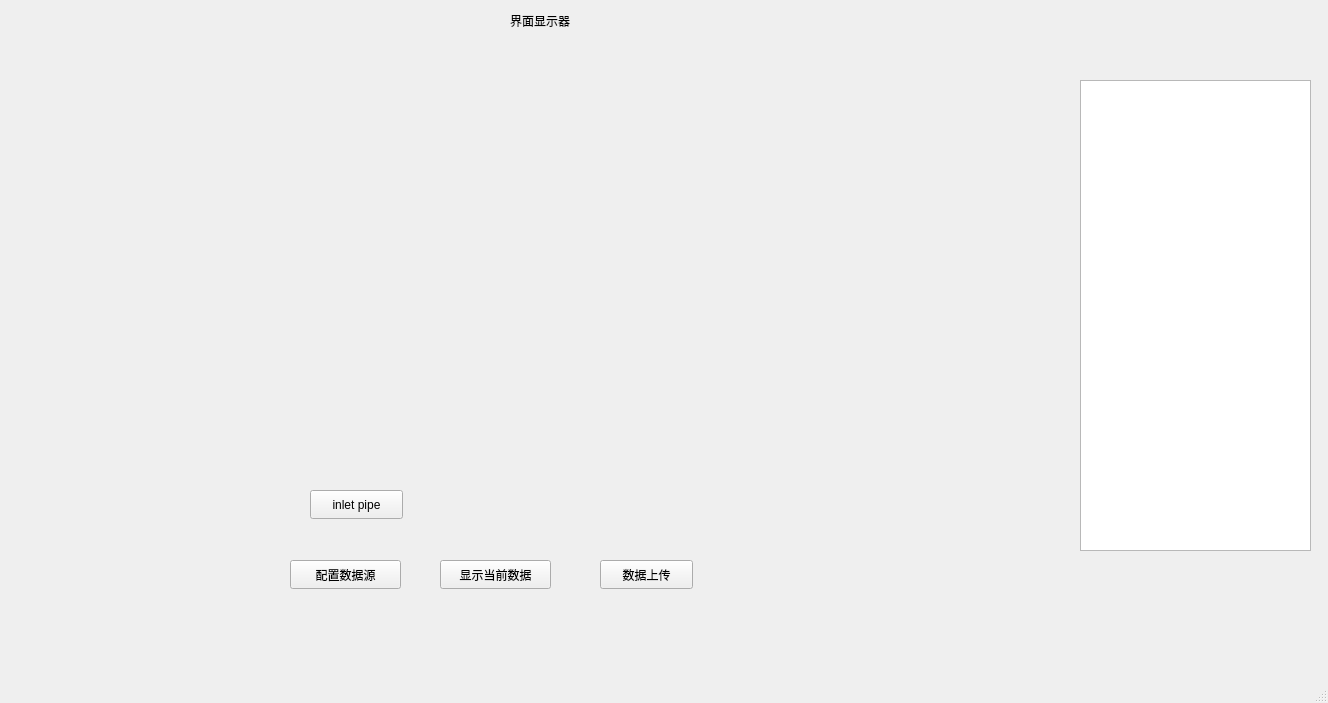
<?xml version="1.0" encoding="UTF-8"?>
<ui version="4.0">
 <class>MainWindow</class>
 <widget class="QMainWindow" name="MainWindow">
  <property name="geometry">
   <rect>
    <x>0</x>
    <y>0</y>
    <width>1328</width>
    <height>703</height>
   </rect>
  </property>
  <property name="windowTitle">
   <string>MainWindow</string>
  </property>
  <widget class="QWidget" name="centralwidget">
   <widget class="QLabel" name="label">
    <property name="geometry">
     <rect>
      <x>510</x>
      <y>10</y>
      <width>81</width>
      <height>21</height>
     </rect>
    </property>
    <property name="text">
     <string>界面显示器</string>
    </property>
   </widget>
   <widget class="QPushButton" name="showButton">
    <property name="geometry">
     <rect>
      <x>440</x>
      <y>560</y>
      <width>111</width>
      <height>29</height>
     </rect>
    </property>
    <property name="text">
     <string>显示当前数据</string>
    </property>
   </widget>
   <widget class="QPushButton" name="uploadButton">
    <property name="geometry">
     <rect>
      <x>600</x>
      <y>560</y>
      <width>93</width>
      <height>29</height>
     </rect>
    </property>
    <property name="text">
     <string>数据上传</string>
    </property>
   </widget>
   <widget class="QPushButton" name="inlet_pipe">
    <property name="geometry">
     <rect>
      <x>310</x>
      <y>490</y>
      <width>93</width>
      <height>29</height>
     </rect>
    </property>
    <property name="text">
     <string>inlet pipe</string>
    </property>
   </widget>
   <widget class="QListWidget" name="listWidget">
    <property name="geometry">
     <rect>
      <x>1080</x>
      <y>80</y>
      <width>231</width>
      <height>471</height>
     </rect>
    </property>
   </widget>
   <widget class="QLabel" name="label_show">
    <property name="geometry">
     <rect>
      <x>50</x>
      <y>50</y>
      <width>1021</width>
      <height>431</height>
     </rect>
    </property>
    <property name="styleSheet">
     <string notr="true">background-image: url(:/new/prefix1/ppt.png)url(:/new/prefix1/ppt.png)</string>
    </property>
    <property name="text">
     <string/>
    </property>
   </widget>
   <widget class="ToolTipWidget" name="temp1" native="true">
    <property name="geometry">
     <rect>
      <x>440</x>
      <y>130</y>
      <width>16</width>
      <height>16</height>
     </rect>
    </property>
   </widget>
   <widget class="ToolTipWidget" name="temp2" native="true">
    <property name="geometry">
     <rect>
      <x>540</x>
      <y>130</y>
      <width>16</width>
      <height>16</height>
     </rect>
    </property>
   </widget>
   <widget class="ToolTipWidget" name="temp3" native="true">
    <property name="geometry">
     <rect>
      <x>660</x>
      <y>130</y>
      <width>16</width>
      <height>16</height>
     </rect>
    </property>
   </widget>
   <widget class="ToolTipWidget" name="temp4" native="true">
    <property name="geometry">
     <rect>
      <x>800</x>
      <y>160</y>
      <width>20</width>
      <height>20</height>
     </rect>
    </property>
   </widget>
   <widget class="ToolTipWidget" name="temp5" native="true">
    <property name="geometry">
     <rect>
      <x>810</x>
      <y>350</y>
      <width>16</width>
      <height>16</height>
     </rect>
    </property>
   </widget>
   <widget class="ToolTipWidget" name="temp6" native="true">
    <property name="geometry">
     <rect>
      <x>660</x>
      <y>400</y>
      <width>16</width>
      <height>16</height>
     </rect>
    </property>
   </widget>
   <widget class="ToolTipWidget" name="temp7" native="true">
    <property name="geometry">
     <rect>
      <x>860</x>
      <y>230</y>
      <width>16</width>
      <height>16</height>
     </rect>
    </property>
   </widget>
   <widget class="ToolTipWidget" name="temp8" native="true">
    <property name="geometry">
     <rect>
      <x>860</x>
      <y>250</y>
      <width>16</width>
      <height>16</height>
     </rect>
    </property>
   </widget>
   <widget class="ToolTipWidget" name="temp9" native="true">
    <property name="geometry">
     <rect>
      <x>860</x>
      <y>270</y>
      <width>16</width>
      <height>16</height>
     </rect>
    </property>
   </widget>
   <widget class="ToolTipWidget" name="temp10" native="true">
    <property name="geometry">
     <rect>
      <x>860</x>
      <y>290</y>
      <width>16</width>
      <height>16</height>
     </rect>
    </property>
   </widget>
   <widget class="ToolTipWidget" name="stapre1" native="true">
    <property name="geometry">
     <rect>
      <x>170</x>
      <y>130</y>
      <width>16</width>
      <height>16</height>
     </rect>
    </property>
   </widget>
   <widget class="ToolTipWidget" name="stapre2" native="true">
    <property name="geometry">
     <rect>
      <x>260</x>
      <y>130</y>
      <width>16</width>
      <height>16</height>
     </rect>
    </property>
   </widget>
   <widget class="ToolTipWidget" name="stapre3" native="true">
    <property name="geometry">
     <rect>
      <x>350</x>
      <y>130</y>
      <width>16</width>
      <height>16</height>
     </rect>
    </property>
   </widget>
   <widget class="ToolTipWidget" name="stapre4" native="true">
    <property name="geometry">
     <rect>
      <x>560</x>
      <y>130</y>
      <width>16</width>
      <height>16</height>
     </rect>
    </property>
   </widget>
   <widget class="ToolTipWidget" name="stapre5" native="true">
    <property name="geometry">
     <rect>
      <x>640</x>
      <y>130</y>
      <width>16</width>
      <height>16</height>
     </rect>
    </property>
   </widget>
   <widget class="ToolTipWidget" name="stapre6" native="true">
    <property name="geometry">
     <rect>
      <x>800</x>
      <y>180</y>
      <width>20</width>
      <height>20</height>
     </rect>
    </property>
   </widget>
   <widget class="ToolTipWidget" name="stapre7" native="true">
    <property name="geometry">
     <rect>
      <x>810</x>
      <y>330</y>
      <width>16</width>
      <height>16</height>
     </rect>
    </property>
   </widget>
   <widget class="ToolTipWidget" name="stapre8" native="true">
    <property name="geometry">
     <rect>
      <x>640</x>
      <y>400</y>
      <width>16</width>
      <height>16</height>
     </rect>
    </property>
   </widget>
   <widget class="ToolTipWidget" name="stapre9" native="true">
    <property name="geometry">
     <rect>
      <x>880</x>
      <y>230</y>
      <width>16</width>
      <height>16</height>
     </rect>
    </property>
   </widget>
   <widget class="ToolTipWidget" name="stapre10" native="true">
    <property name="geometry">
     <rect>
      <x>880</x>
      <y>250</y>
      <width>16</width>
      <height>16</height>
     </rect>
    </property>
   </widget>
   <widget class="ToolTipWidget" name="stapre11" native="true">
    <property name="geometry">
     <rect>
      <x>880</x>
      <y>270</y>
      <width>16</width>
      <height>16</height>
     </rect>
    </property>
   </widget>
   <widget class="ToolTipWidget" name="stapre12" native="true">
    <property name="geometry">
     <rect>
      <x>880</x>
      <y>290</y>
      <width>16</width>
      <height>16</height>
     </rect>
    </property>
   </widget>
   <widget class="ToolTipWidget" name="dynapre1" native="true">
    <property name="geometry">
     <rect>
      <x>800</x>
      <y>200</y>
      <width>20</width>
      <height>20</height>
     </rect>
    </property>
   </widget>
   <widget class="ToolTipWidget" name="dynapre2" native="true">
    <property name="geometry">
     <rect>
      <x>810</x>
      <y>310</y>
      <width>20</width>
      <height>20</height>
     </rect>
    </property>
   </widget>
   <widget class="QPushButton" name="pushButtonConfig">
    <property name="geometry">
     <rect>
      <x>290</x>
      <y>560</y>
      <width>111</width>
      <height>29</height>
     </rect>
    </property>
    <property name="text">
     <string>配置数据源</string>
    </property>
   </widget>
   <zorder>label_show</zorder>
   <zorder>showButton</zorder>
   <zorder>uploadButton</zorder>
   <zorder>inlet_pipe</zorder>
   <zorder>listWidget</zorder>
   <zorder>temp1</zorder>
   <zorder>temp2</zorder>
   <zorder>label</zorder>
   <zorder>temp3</zorder>
   <zorder>temp4</zorder>
   <zorder>temp5</zorder>
   <zorder>temp6</zorder>
   <zorder>temp7</zorder>
   <zorder>temp8</zorder>
   <zorder>temp9</zorder>
   <zorder>temp10</zorder>
   <zorder>stapre1</zorder>
   <zorder>stapre2</zorder>
   <zorder>stapre3</zorder>
   <zorder>stapre4</zorder>
   <zorder>stapre5</zorder>
   <zorder>stapre6</zorder>
   <zorder>stapre7</zorder>
   <zorder>stapre8</zorder>
   <zorder>stapre9</zorder>
   <zorder>stapre10</zorder>
   <zorder>stapre11</zorder>
   <zorder>stapre12</zorder>
   <zorder>dynapre1</zorder>
   <zorder>dynapre2</zorder>
   <zorder>pushButtonConfig</zorder>
  </widget>
  <widget class="QMenuBar" name="menubar">
   <property name="geometry">
    <rect>
     <x>0</x>
     <y>0</y>
     <width>1328</width>
     <height>21</height>
    </rect>
   </property>
  </widget>
  <widget class="QStatusBar" name="statusbar"/>
 </widget>
 <customwidgets>
  <customwidget>
   <class>ToolTipWidget</class>
   <extends>QWidget</extends>
   <header>tooltipwidget.h</header>
   <container>1</container>
  </customwidget>
 </customwidgets>
 <resources/>
 <connections/>
</ui>
